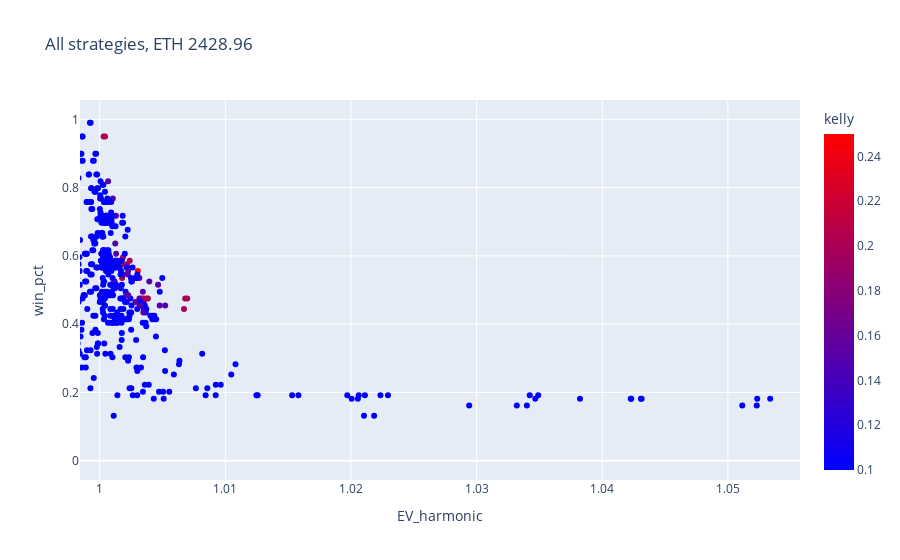

The notebook cell this image was saved under:
### Code cell
px.scatter(
    data_frame = menu.menu.reset_index(),#.sample(30000),
    x = 'EV_harmonic',
    y = 'win_pct',
    hover_data = ['strategy','leg_1','leg_2'],
    opacity = 1,
    height = 600,
    color = 'kelly',
    color_continuous_scale=px.colors.sequential.Bluered,
    title = f'All strategies, ETH {asset_price}'
)

### Figure 1 — Plotly figure (JSON) as saved in the notebook; plotly's stock layout.template omitted (floating-point values rounded to 4 significant figures; data arrays with more than 128 entries replaced by an {"elided": "..."} marker saying what was removed)
{"data": [{"customdata": {"elided": "815x3 mixed values"}, "hovertemplate": "EV_harmonic=%{x}<br>win_pct=%{y}<br>strategy=%{customdata[0]}<br>leg_1=%{customdata[1]}<br>leg_2=%{customdata[2]}<br>kelly=%{marker.color}<extra></extra>", "legendgroup": "", "marker": {"color": {"elided": "815 float values"}, "coloraxis": "coloraxis", "opacity": 1, "symbol": "circle"}, "mode": "markers", "name": "", "orientation": "v", "showlegend": false, "type": "scatter", "x": {"elided": "815 float values"}, "xaxis": "x", "y": {"elided": "815 float values"}, "yaxis": "y"}], "layout": {"autosize": true, "coloraxis": {"colorbar": {"title": {"text": "kelly"}}, "colorscale": [[0, "rgb(0,0,255)"], [1, "rgb(255,0,0)"]]}, "legend": {"tracegroupgap": 0}, "title": {"text": "All strategies, ETH 2428.96"}, "xaxis": {"anchor": "y", "autorange": false, "domain": [0, 1], "range": [0.9984, 1.056], "title": {"text": "EV_harmonic"}, "type": "linear"}, "yaxis": {"anchor": "x", "autorange": true, "domain": [0, 1], "range": [-0.05535, 1.055], "title": {"text": "win_pct"}, "type": "linear"}}}
